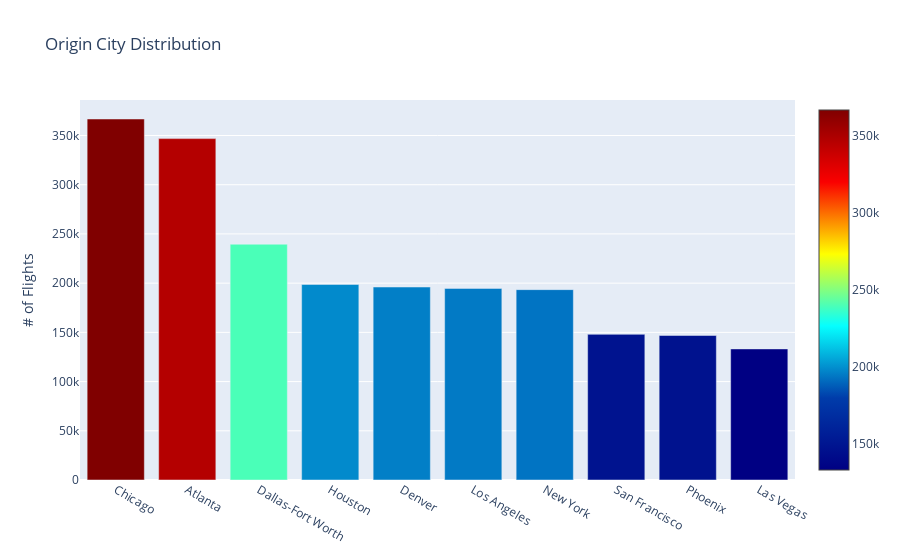

Source (notebook cell):
### Code cell
dff = df.CITY_x.value_counts()[:10]

trace = go.Bar(
    x=dff.index,
    y=dff.values,
    marker=dict(
        color = dff.values,
        colorscale='Jet',
        showscale=True
    )
)

data = [trace]
layout = go.Layout(
    title='Origin City Distribution', 
    yaxis = dict(title = '# of Flights')
)

fig = go.Figure(data=data, layout=layout)
py.iplot(fig)

### Figure 1 — Plotly figure (JSON) as saved in the notebook; plotly's stock layout.template omitted (floating-point values rounded to 4 significant figures)
{"data": [{"marker": {"color": [366770, 346836, 239551, 198664, 196055, 194673, 193416, 148008, 146815, 133181], "colorscale": [[0, "rgb(0,0,131)"], [0.2, "rgb(0,60,170)"], [0.4, "rgb(5,255,255)"], [0.6, "rgb(255,255,0)"], [0.8, "rgb(250,0,0)"], [1, "rgb(128,0,0)"]], "showscale": true}, "type": "bar", "x": ["Chicago", "Atlanta", "Dallas-Fort Worth", "Houston", "Denver", "Los Angeles", "New York", "San Francisco", "Phoenix", "Las Vegas"], "y": [366770, 346836, 239551, 198664, 196055, 194673, 193416, 148008, 146815, 133181]}], "layout": {"title": {"text": "Origin City Distribution"}, "yaxis": {"title": {"text": "# of Flights"}}}}
